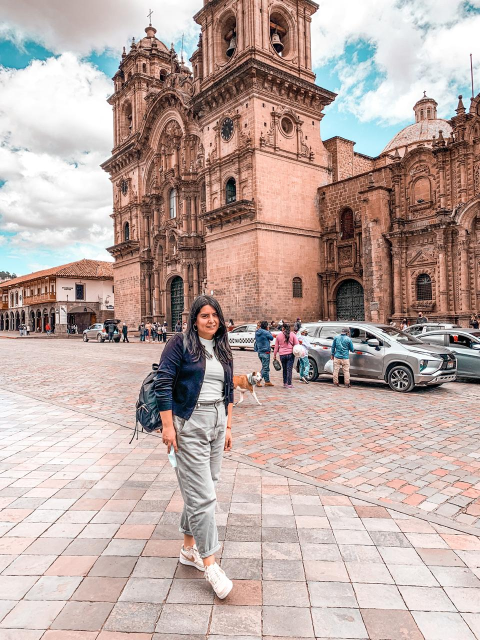
#> input picture src/django_frontend/media/uploads/0bef2c43-58f9-45f8-8bc3-e57613db8d44.jpg, 960 x 1280 px (shown at 1/2 size)
$ python -i image_optimizer.py   (imports and definitions only)
#> lines starting #> are read from the running program, lines starting #| are printed output that depends on the picture
"""
Módulo para optimización de procesamiento de imágenes en Drone-OSINT-GeoSpy.
Proporciona funciones para escalar, comprimir y preprocesar imágenes de forma eficiente.
"""

import os
import cv2
import numpy as np
from PIL import Image
import io
from typing import Tuple, Dict, Any, Optional, Union
import logging
import time

# Configure logging
# [1 line not run here, left out]
logger = logging.getLogger(__name__)

class ImageOptimizer:
    """
    Clase para optimizar imágenes antes del procesamiento por modelos AI.
    Proporciona métodos para escalar, comprimir y preprocesar imágenes.
    """

    def __init__(self,
                 max_dimension: int = 1920,
                 quality: int = 90,
                 auto_enhance: bool = True):
        """
        Inicializa el optimizador de imágenes.

        Args:
            max_dimension: Dimensión máxima de la imagen (ancho o alto)
            quality: Calidad de compresión JPEG (1-100)
            auto_enhance: Aplicar mejoras automáticas de contraste/brillo
        """
        self.max_dimension = max_dimension
        self.quality = quality
        self.auto_enhance = auto_enhance
        logger.info(f"ImageOptimizer inicializado: max_dimension={max_dimension}, quality={quality}")

    def process_image(self,
                      image_path: str,
                      output_path: Optional[str] = None,
                      resize: bool = True) -> Dict[str, Any]:
        """
        Procesa una imagen para optimizarla para análisis.

        Args:
            image_path: Ruta de la imagen de entrada
            output_path: Ruta para guardar la imagen optimizada (None = no guardar)
            resize: Aplicar redimensionamiento adaptativo

        Returns:
            Diccionario con información de la optimización
        """
#> called with resize = True
        start_time = time.time()

        try:
            # Verificar archivo
            if not os.path.exists(image_path):
                raise FileNotFoundError(f"No se encuentra la imagen: {image_path}")

            # Obtener tamaño original del archivo
            original_size = os.path.getsize(image_path) / (1024 * 1024)  # MB

            # Cargar imagen con OpenCV
            img = cv2.imread(image_path)
#> img is the input picture: shape (1280, 960, 3); mean B, G, R 163.5, 169.2, 188.6
            if img is None:
                raise ValueError(f"No se pudo cargar la imagen: {image_path}")

            # Obtener dimensiones originales
            original_height, original_width = img.shape[:2]
#> original_height = 1280; original_width = 960

            # Determinar si se necesita redimensionar
            scaling_factor = 1.0
            if resize:
                if original_size > 10:  # Imágenes muy grandes (>10MB)
                    # Escala más agresiva para archivos muy grandes
                    scaling_factor = min(
                        self.max_dimension / original_width,
                        self.max_dimension / original_height,
                        0.5  # Máximo 50% de reducción en casos extremos
                    )
                elif max(original_height, original_width) > self.max_dimension:
                    # Escala estándar para dimensiones grandes
                    scaling_factor = min(
                        self.max_dimension / original_width,
                        self.max_dimension / original_height
                    )

            # Aplicar redimensionamiento si es necesario
            if scaling_factor < 1.0:
                new_width = int(original_width * scaling_factor)
                new_height = int(original_height * scaling_factor)
                img = cv2.resize(
                    img,
                    (new_width, new_height),
                    interpolation=cv2.INTER_AREA
                )
                logger.info(f"Imagen redimensionada: {original_width}x{original_height} -> {new_width}x{new_height}")
            else:
                new_width, new_height = original_width, original_height
#> new_width = 960; new_height = 1280

            # Aplicar mejoras automáticas si está habilitado
            if self.auto_enhance:
                img = self._enhance_image(img)

            # Guardar imagen optimizada si se proporciona ruta
            if output_path:
                # Asegurar directorio de salida
                os.makedirs(os.path.dirname(output_path), exist_ok=True)

                # Guardar con la calidad especificada
                encode_params = [cv2.IMWRITE_JPEG_QUALITY, self.quality]
                cv2.imwrite(output_path, img, encode_params)

                # Verificar tamaño del archivo resultante
                new_size = os.path.getsize(output_path) / (1024 * 1024)  # MB
                size_reduction = (1 - new_size / original_size) * 100 if original_size > 0 else 0

                logger.info(f"Imagen optimizada guardada: {output_path}")
                logger.info(f"Reducción de tamaño: {original_size:.2f}MB -> {new_size:.2f}MB ({size_reduction:.1f}%)")

            # Calcular tiempo de procesamiento
            process_time = time.time() - start_time

            # Devolver información del procesamiento
            return {
                "success": True,
                "original_path": image_path,
                "output_path": output_path,
                "original_dimensions": (original_width, original_height),
                "new_dimensions": (new_width, new_height),
                "original_size_mb": original_size,
                "scaling_factor": scaling_factor,
                "process_time_seconds": process_time,
                "enhanced": self.auto_enhance
            }

        except Exception as e:
            logger.error(f"Error al optimizar imagen: {str(e)}")
            return {
                "success": False,
                "error": str(e),
                "original_path": image_path
            }

    def _enhance_image(self, img: np.ndarray) -> np.ndarray:
        """
        Aplica mejoras automáticas a la imagen para aumentar la visibilidad.

        Args:
            img: Array de imagen OpenCV

        Returns:
            Imagen mejorada
        """
        try:
            # Convertir a escala de grises para análisis
            gray = cv2.cvtColor(img, cv2.COLOR_BGR2GRAY)
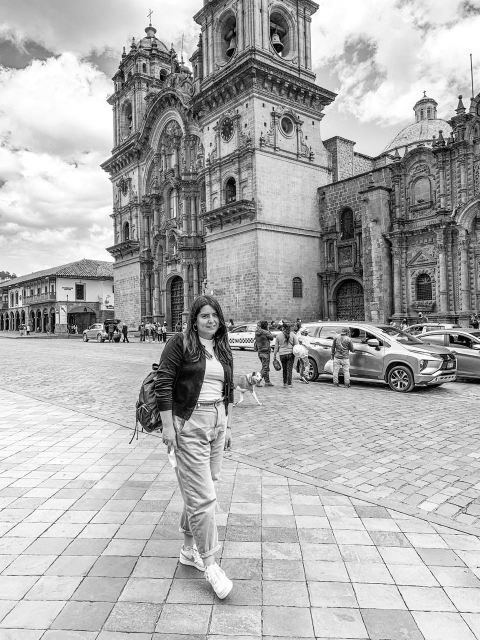
#> gray: shape (1280, 960) (shown at 1/2 size); min 0, max 255, mean 174.3

            # Calcular histograma
            hist = cv2.calcHist([gray], [0], None, [256], [0, 256])
#> hist = 256 values, max 13443 at index 255, min 629 at index 0, mean 4800

            # Determinar si la imagen es oscura o tiene bajo contraste
            is_dark = np.mean(gray) < 100
#> is_dark = False
            low_contrast = np.std(gray) < 30
#> low_contrast = False

            # Imagen original para comparación
            enhanced = img.copy()

            # Aplicar mejoras según características
            if is_dark:
                # Aumentar brillo
                hsv = cv2.cvtColor(enhanced, cv2.COLOR_BGR2HSV)
                h, s, v = cv2.split(hsv)

                # Incrementar valor (brillo)
                limit = 255 - 30
                v[v < limit] = v[v < limit] + 30

                hsv = cv2.merge((h, s, v))
                enhanced = cv2.cvtColor(hsv, cv2.COLOR_HSV2BGR)

                logger.debug("Aplicada mejora de brillo a imagen oscura")

            if low_contrast:
                # Aplicar ecualización de histograma adaptativa
                lab = cv2.cvtColor(enhanced, cv2.COLOR_BGR2LAB)
                l, a, b = cv2.split(lab)

                # CLAHE (Contrast Limited Adaptive Histogram Equalization)
                clahe = cv2.createCLAHE(clipLimit=2.0, tileGridSize=(8, 8))
                cl = clahe.apply(l)

                # Combinar canales nuevamente
                lab = cv2.merge((cl, a, b))
                enhanced = cv2.cvtColor(lab, cv2.COLOR_LAB2BGR)

                logger.debug("Aplicada ecualización de contraste adaptativa")

            return enhanced

        except Exception as e:
            logger.warning(f"Error en _enhance_image: {str(e)}")
            return img  # Devolver imagen original en caso de error

    # [62 lines left out: functions estimate_memory_usage, get_optimal_dimensions, not called in this run]

>>> result = ImageOptimizer().process_image('../django_frontend/media/uploads/0bef2c43-58f9-45f8-8bc3-e57613db8d44.jpg')

$ run again, on src/django_frontend/media/uploads/1cd8e20f-72c8-4956-8efa-1c0efc9f2abb.jpg
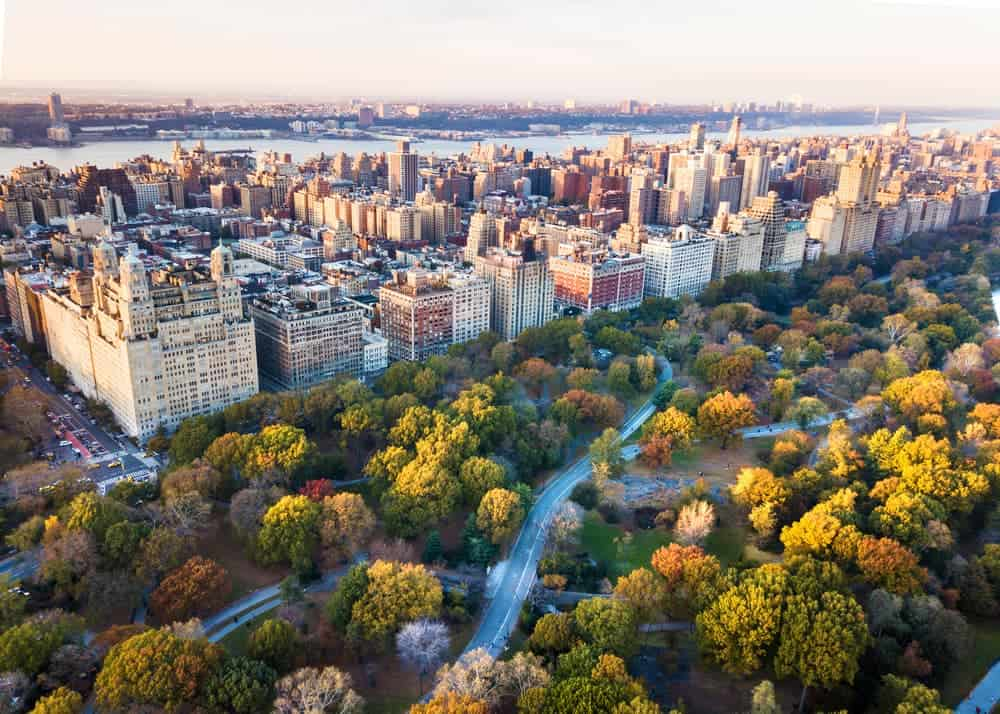
#> input picture src/django_frontend/media/uploads/1cd8e20f-72c8-4956-8efa-1c0efc9f2abb.jpg, 1000 x 714 px
#> in process_image, img is the input picture: shape (714, 1000, 3); mean B, G, R 113.2, 124, 130.2
#> in _enhance_image, `gray = cv2.cvtColor(img, cv2.COLOR_BGR2GRAY)`:
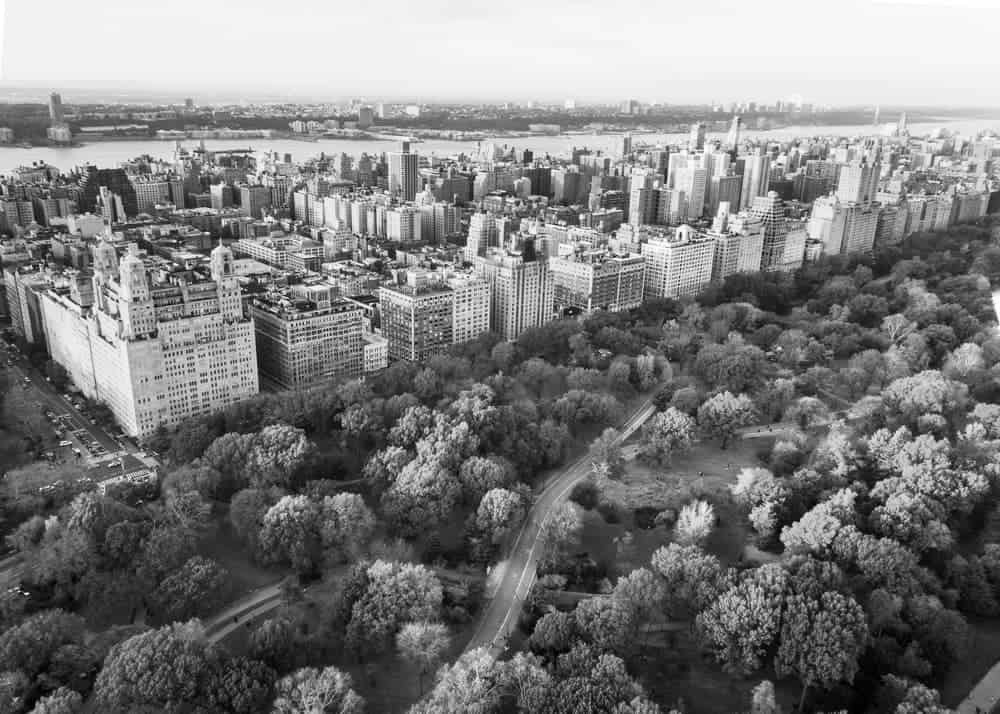
#> gray: shape (714, 1000); min 0, max 255, mean 124.6
#> hist = 256 values, max 33037 at index 242, min 33 at index 0, mean 2789.1
#> is_dark = False

$ run again, on src/django_frontend/media/uploads/4f98a700-fd04-4820-a5cf-f1e52dfdac4d.jpg
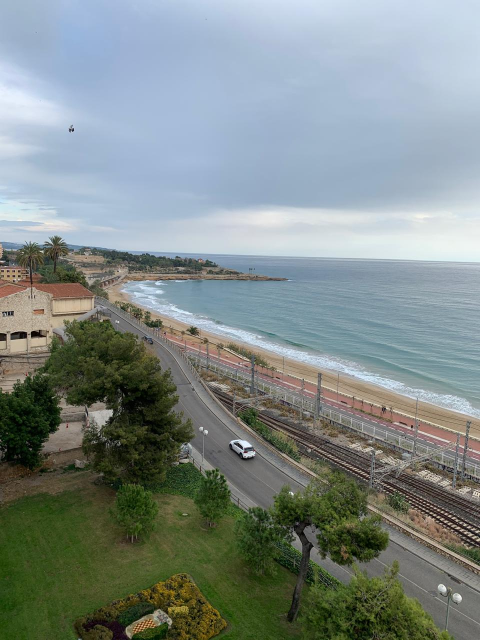
#> input picture src/django_frontend/media/uploads/4f98a700-fd04-4820-a5cf-f1e52dfdac4d.jpg, 960 x 1280 px (shown at 1/2 size)
#> in process_image, img is the input picture: shape (1280, 960, 3); mean B, G, R 135.8, 138.4, 127.8
#> in _enhance_image, `gray = cv2.cvtColor(img, cv2.COLOR_BGR2GRAY)`:
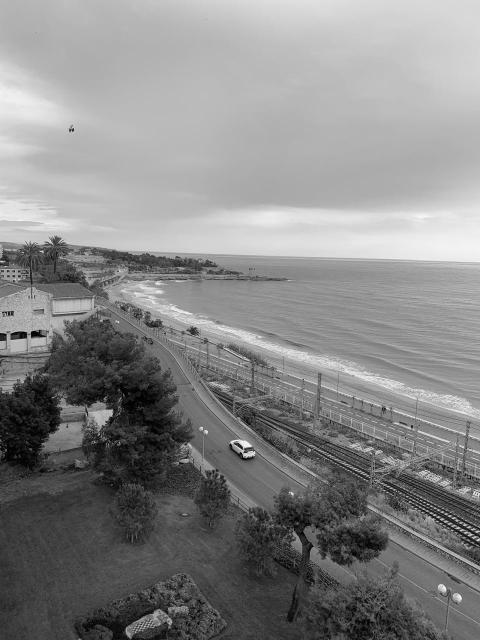
#> gray: shape (1280, 960) (shown at 1/2 size); min 0, max 255, mean 134.9
#> hist = 256 values, max 23003 at index 185, min 2 at index 253, mean 4800
#> is_dark = False
